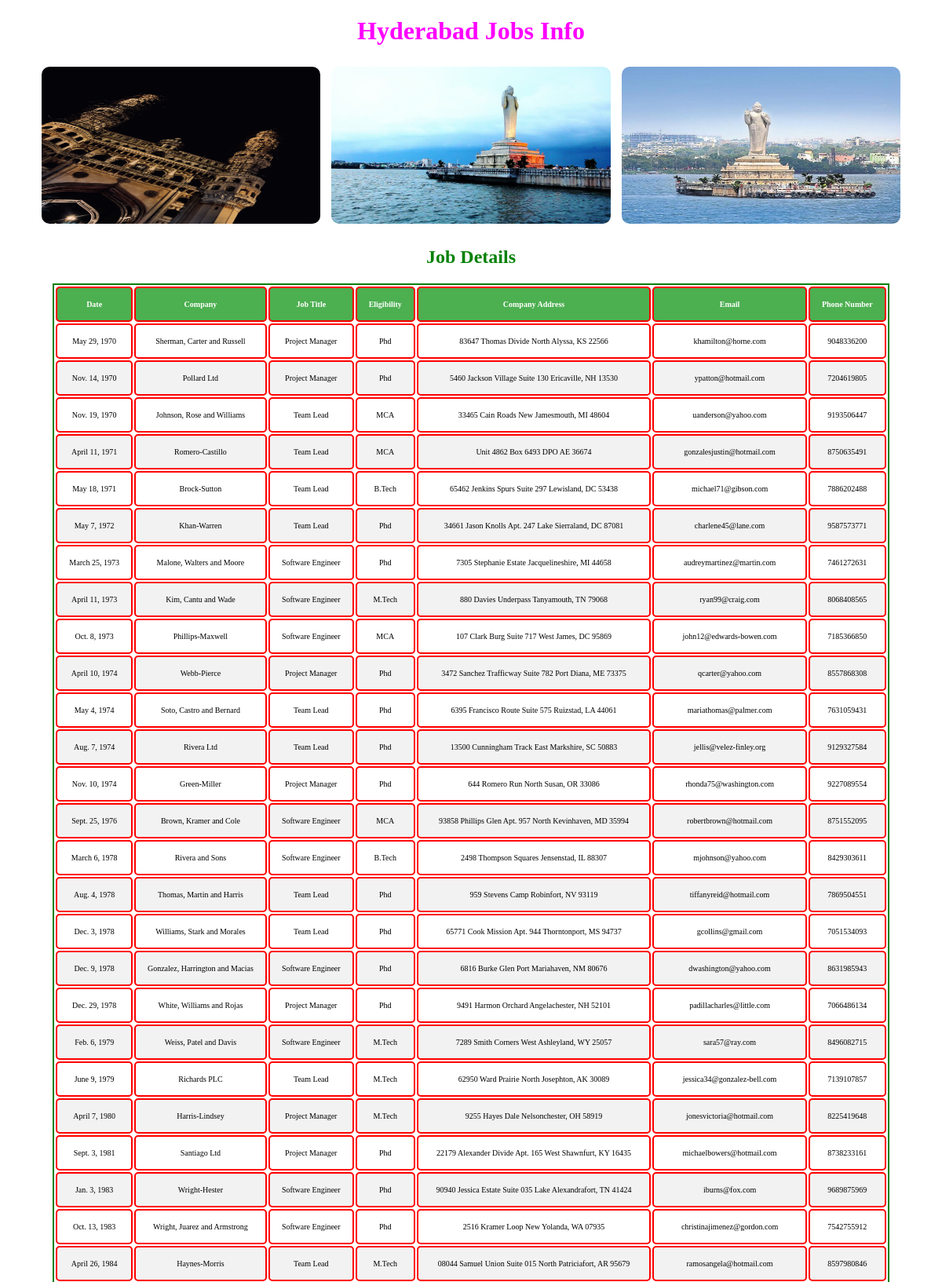
Screenshot of /hydjobs/ (upper part) with the database file from the repository.
### jobsApp/models.py (models this page shows)
class hydjobs(models.Model):
    date = models.DateField()
    company = models.CharField(max_length = 100)
    job_title = models.CharField(max_length = 100)
    eligibility = models.CharField(max_length = 30)
    address = models.CharField(max_length = 100)
    email = models.EmailField()
    phone_number = models.IntegerField()

### jobsApp/views.py (the view, shortened to what this page needs)
# urls.py: url(r'^hydjobs/',views.jobs),
def jobs(request):
    area = ['Hyderabad','Pune','Delhi']
    area_msg = ' Jobs Info'
    path = str(request.path_info)
    if 'hydjobs' in path:
        area_msg = area[0] + area_msg
        hyd_jobs =  hydjobs.objects.order_by('date')
        img_1 = 'images/hyd_images/hyd_1.jpg'
        img_2 = 'images/hyd_images/hyd_2.jpg'
        img_3 = 'images/hyd_images/hyd_3.jpg'
        hyd_dict = {'jobs_list':hyd_jobs,
                    'area_msg':area_msg,
                     'img_1':img_1,
                     'img_2':img_2,
                     'img_3':img_3,}
        return render(request,'jobsApp/jobs.html',context = hyd_dict)

### templates/jobsApp/jobs.html (shortened to what this page needs)
<!DOCTYPE html>
{% load staticfiles %}
<html lang="en" dir="ltr">
  <head>
    <link rel = "stylesheet" href = "{% static "css/demo.css" %}">
  </head>
  <body>
    <h1>{{area_msg}}</h1>
    <div id="area">
      <img src = "{% static img_1 %}" alt ="">
      <img src = "{% static img_2 %}" alt ="">
      <img src = "{% static img_3 %}" alt ="">
    </div>
    <h2> Job Details</h2>
    {% if jobs_list %}
      <table>
        <thead>
          <th>Date</th>
          <th>Company</th>
          <th>Job Title</th>
          <th>Eligibility</th>
          <th>Company Address</th>
          <th>Email</th>
          <th>Phone Number</th>
        </thead>
      {% for job in jobs_list %}
        <tr>
          <td>{{job.date}}</td>
          <td>{{job.company}}</td>
          <td>{{job.job_title}}</td>
          <td>{{job.eligibility}}</td>
          <td>{{job.address}}</td>
          <td>{{job.email}}</td>
          <td>{{job.phone_number}}</td>
        </tr>
      {% endfor %}
      </table>
    {% else %}
      <h3>No Records Found...</h3>
  {% endif %}
  </body>
</html>

### static/css/demo.css (style rules this page uses)
h1 { color : magenta; text-align: center; }
h2 { color : green; text-align: center; }
body { background: url(https://images.unsplash.com/photo-1529400971008-f566de0e6dfc?ixid=MXwxMjA3fDB8MHxwaG90by1wYWdlfHx8fGVufDB8fHw%3D&ixlib=rb-1.2.1&auto=format&fit=crop&w=750&q=80); background-repeat: no-repeat; background-size: cover; }
#area { text-align: center; }
img { width:30%; height:200px; border-radius:10px; margin: 5px; }
table { margin: auto; border: 2px solid green; font-family:cursive; }
tr:nth-child(even) { background-color: #f2f2f2; }
th { background-color: #4CAF50; color: white; }
th, td { padding: 15px; text-align: center; border: 2px solid red; border-radius: 5px; font-size: 10px; }

### rows the page displays
hydjobs: date "May 29, 1970", company "Sherman, Carter and Russell", job_title "Project Manager", eligibility "Phd", address "83647 Thomas Divide North Alyssa, KS 22566", email "khamilton@horne.com", phone_number "9048336200"
hydjobs: date "Nov. 14, 1970", company "Pollard Ltd", job_title "Project Manager", eligibility "Phd", address "5460 Jackson Village Suite 130 Ericaville, NH 13530", email "ypatton@hotmail.com", phone_number "7204619805"
hydjobs: date "Nov. 19, 1970", company "Johnson, Rose and Williams", job_title "Team Lead", eligibility "MCA", address "33465 Cain Roads New Jamesmouth, MI 48604", email "uanderson@yahoo.com", phone_number "9193506447"
hydjobs: date "April 11, 1971", company "Romero-Castillo", job_title "Team Lead", eligibility "MCA", address "Unit 4862 Box 6493 DPO AE 36674", email "gonzalesjustin@hotmail.com", phone_number "8750635491"
hydjobs: date "May 18, 1971", company "Brock-Sutton", job_title "Team Lead", eligibility "B.Tech", address "65462 Jenkins Spurs Suite 297 Lewisland, DC 53438", email "michael71@gibson.com", phone_number "7886202488"
hydjobs: date "May 7, 1972", company "Khan-Warren", job_title "Team Lead", eligibility "Phd", address "34661 Jason Knolls Apt. 247 Lake Sierraland, DC 87081", email "charlene45@lane.com", phone_number "9587573771"
hydjobs: date "March 25, 1973", company "Malone, Walters and Moore", job_title "Software Engineer", eligibility "Phd", address "7305 Stephanie Estate Jacquelineshire, MI 44658", email "audreymartinez@martin.com", phone_number "7461272631"
hydjobs: date "April 11, 1973", company "Kim, Cantu and Wade", job_title "Software Engineer", eligibility "M.Tech", address "880 Davies Underpass Tanyamouth, TN 79068", email "ryan99@craig.com", phone_number "8068408565"
hydjobs: date "Oct. 8, 1973", company "Phillips-Maxwell", job_title "Software Engineer", eligibility "MCA", address "107 Clark Burg Suite 717 West James, DC 95869", email "john12@edwards-bowen.com", phone_number "7185366850"
hydjobs: date "April 10, 1974", company "Webb-Pierce", job_title "Project Manager", eligibility "Phd", address "3472 Sanchez Trafficway Suite 782 Port Diana, ME 73375", email "qcarter@yahoo.com", phone_number "8557868308"
hydjobs: date "May 4, 1974", company "Soto, Castro and Bernard", job_title "Team Lead", eligibility "Phd", address "6395 Francisco Route Suite 575 Ruizstad, LA 44061", email "mariathomas@palmer.com", phone_number "7631059431"
hydjobs: date "Aug. 7, 1974", company "Rivera Ltd", job_title "Team Lead", eligibility "Phd", address "13500 Cunningham Track East Markshire, SC 50883", email "jellis@velez-finley.org", phone_number "9129327584"
hydjobs: date "Nov. 10, 1974", company "Green-Miller", job_title "Project Manager", eligibility "Phd", address "644 Romero Run North Susan, OR 33086", email "rhonda75@washington.com", phone_number "9227089554"
hydjobs: date "Sept. 25, 1976", company "Brown, Kramer and Cole", job_title "Software Engineer", eligibility "MCA", address "93858 Phillips Glen Apt. 957 North Kevinhaven, MD 35994", email "robertbrown@hotmail.com", phone_number "8751552095"
hydjobs: date "March 6, 1978", company "Rivera and Sons", job_title "Software Engineer", eligibility "B.Tech", address "2498 Thompson Squares Jensenstad, IL 88307", email "mjohnson@yahoo.com", phone_number "8429303611"
hydjobs: date "Aug. 4, 1978", company "Thomas, Martin and Harris", job_title "Team Lead", eligibility "Phd", address "959 Stevens Camp Robinfort, NV 93119", email "tiffanyreid@hotmail.com", phone_number "7869504551"
hydjobs: date "Dec. 3, 1978", company "Williams, Stark and Morales", job_title "Team Lead", eligibility "Phd", address "65771 Cook Mission Apt. 944 Thorntonport, MS 94737", email "gcollins@gmail.com", phone_number "7051534093"
hydjobs: date "Dec. 9, 1978", company "Gonzalez, Harrington and Macias", job_title "Software Engineer", eligibility "Phd", address "6816 Burke Glen Port Mariahaven, NM 80676", email "dwashington@yahoo.com", phone_number "8631985943"
hydjobs: date "Dec. 29, 1978", company "White, Williams and Rojas", job_title "Project Manager", eligibility "Phd", address "9491 Harmon Orchard Angelachester, NH 52101", email "padillacharles@little.com", phone_number "7066486134"
hydjobs: date "Feb. 6, 1979", company "Weiss, Patel and Davis", job_title "Software Engineer", eligibility "M.Tech", address "7289 Smith Corners West Ashleyland, WY 25057", email "sara57@ray.com", phone_number "8496082715"
hydjobs: date "June 9, 1979", company "Richards PLC", job_title "Team Lead", eligibility "M.Tech", address "62950 Ward Prairie North Josephton, AK 30089", email "jessica34@gonzalez-bell.com", phone_number "7139107857"
hydjobs: date "April 7, 1980", company "Harris-Lindsey", job_title "Project Manager", eligibility "M.Tech", address "9255 Hayes Dale Nelsonchester, OH 58919", email "jonesvictoria@hotmail.com", phone_number "8225419648"
hydjobs: date "Sept. 3, 1981", company "Santiago Ltd", job_title "Project Manager", eligibility "Phd", address "22179 Alexander Divide Apt. 165 West Shawnfurt, KY 16435", email "michaelbowers@hotmail.com", phone_number "8738233161"
hydjobs: date "Jan. 3, 1983", company "Wright-Hester", job_title "Software Engineer", eligibility "Phd", address "90940 Jessica Estate Suite 035 Lake Alexandrafort, TN 41424", email "iburns@fox.com", phone_number "9689875969"
hydjobs: date "Oct. 13, 1983", company "Wright, Juarez and Armstrong", job_title "Software Engineer", eligibility "Phd", address "2516 Kramer Loop New Yolanda, WA 07935", email "christinajimenez@gordon.com", phone_number "7542755912"
hydjobs: date "April 26, 1984", company "Haynes-Morris", job_title "Team Lead", eligibility "M.Tech", address "08044 Samuel Union Suite 015 North Patriciafort, AR 95679", email "ramosangela@hotmail.com", phone_number "8597980846"

### other values shown
{{ area_msg }} "Hyderabad Jobs Info"
